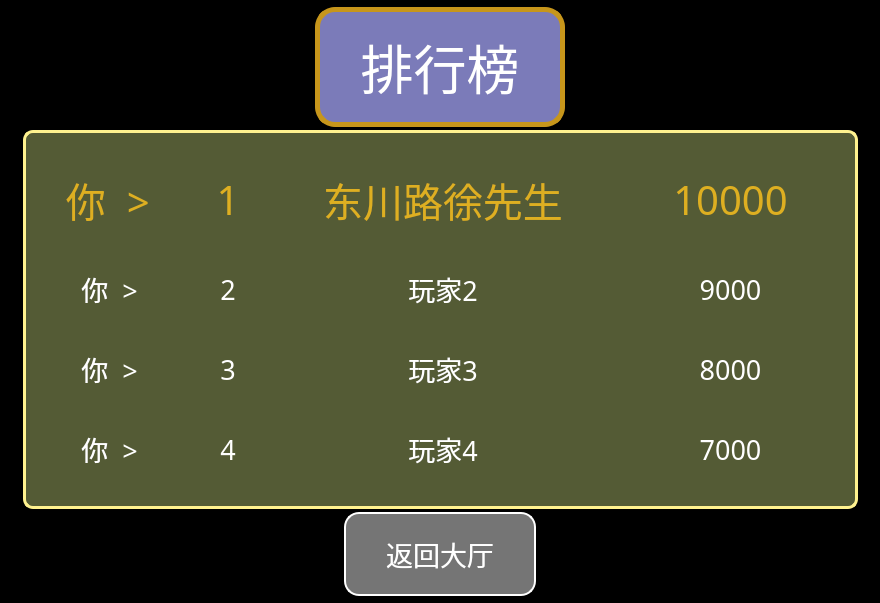
<?xml version="1.0" encoding="UTF-8"?>
<ui version="4.0">
 <class>EndWindowClass</class>
 <widget class="QWidget" name="EndWindowClass">
  <property name="geometry">
   <rect>
    <x>0</x>
    <y>0</y>
    <width>880</width>
    <height>603</height>
   </rect>
  </property>
  <property name="windowTitle">
   <string>EndWindow</string>
  </property>
  <property name="styleSheet">
   <string notr="true">background-color: rgb(0, 0, 0);</string>
  </property>
  <layout class="QVBoxLayout" name="verticalLayout_2" stretch="2,0,1,0,1,0,2">
   <property name="spacing">
    <number>0</number>
   </property>
   <property name="leftMargin">
    <number>0</number>
   </property>
   <property name="topMargin">
    <number>0</number>
   </property>
   <property name="rightMargin">
    <number>0</number>
   </property>
   <property name="bottomMargin">
    <number>0</number>
   </property>
   <item>
    <spacer name="verticalSpacer_4">
     <property name="orientation">
      <enum>Qt::Vertical</enum>
     </property>
     <property name="sizeHint" stdset="0">
      <size>
       <width>20</width>
       <height>40</height>
      </size>
     </property>
    </spacer>
   </item>
   <item>
    <layout class="QHBoxLayout" name="horizontalLayout_7" stretch="1,0,1">
     <property name="spacing">
      <number>0</number>
     </property>
     <item>
      <spacer name="horizontalSpacer_5">
       <property name="orientation">
        <enum>Qt::Horizontal</enum>
       </property>
       <property name="sizeHint" stdset="0">
        <size>
         <width>40</width>
         <height>20</height>
        </size>
       </property>
      </spacer>
     </item>
     <item>
      <widget class="QLabel" name="label_2">
       <property name="sizePolicy">
        <sizepolicy hsizetype="Fixed" vsizetype="Fixed">
         <horstretch>0</horstretch>
         <verstretch>0</verstretch>
        </sizepolicy>
       </property>
       <property name="minimumSize">
        <size>
         <width>250</width>
         <height>120</height>
        </size>
       </property>
       <property name="maximumSize">
        <size>
         <width>250</width>
         <height>120</height>
        </size>
       </property>
       <property name="font">
        <font>
         <family>Minecraft AE</family>
         <pointsize>40</pointsize>
        </font>
       </property>
       <property name="styleSheet">
        <string notr="true">color: rgb(255, 255, 255);
background-color: rgb(123, 123, 185);
border: 5px solid rgb(199, 150, 27);
border-radius: 20px;</string>
       </property>
       <property name="text">
        <string>排行榜</string>
       </property>
       <property name="alignment">
        <set>Qt::AlignCenter</set>
       </property>
      </widget>
     </item>
     <item>
      <spacer name="horizontalSpacer_6">
       <property name="orientation">
        <enum>Qt::Horizontal</enum>
       </property>
       <property name="sizeHint" stdset="0">
        <size>
         <width>40</width>
         <height>20</height>
        </size>
       </property>
      </spacer>
     </item>
    </layout>
   </item>
   <item>
    <spacer name="verticalSpacer_2">
     <property name="orientation">
      <enum>Qt::Vertical</enum>
     </property>
     <property name="sizeHint" stdset="0">
      <size>
       <width>20</width>
       <height>11</height>
      </size>
     </property>
    </spacer>
   </item>
   <item>
    <layout class="QHBoxLayout" name="horizontalLayout" stretch="1,0,1">
     <property name="spacing">
      <number>0</number>
     </property>
     <item>
      <spacer name="horizontalSpacer">
       <property name="orientation">
        <enum>Qt::Horizontal</enum>
       </property>
       <property name="sizeHint" stdset="0">
        <size>
         <width>40</width>
         <height>20</height>
        </size>
       </property>
      </spacer>
     </item>
     <item>
      <widget class="QWidget" name="rankWidget" native="true">
       <property name="styleSheet">
        <string notr="true">QWidget {
	background-color: rgb(84, 91, 53);
}
QWidget#rankWidget {
	border: 3px solid rgb(255, 242, 143);
	border-radius: 10px;
}</string>
       </property>
       <layout class="QVBoxLayout" name="verticalLayout">
        <property name="spacing">
         <number>40</number>
        </property>
        <property name="leftMargin">
         <number>40</number>
        </property>
        <property name="topMargin">
         <number>40</number>
        </property>
        <property name="rightMargin">
         <number>40</number>
        </property>
        <property name="bottomMargin">
         <number>40</number>
        </property>
        <item>
         <widget class="QWidget" name="rank1Display" native="true">
          <layout class="QHBoxLayout" name="horizontalLayout_2">
           <property name="spacing">
            <number>50</number>
           </property>
           <property name="leftMargin">
            <number>0</number>
           </property>
           <property name="topMargin">
            <number>0</number>
           </property>
           <property name="rightMargin">
            <number>0</number>
           </property>
           <property name="bottomMargin">
            <number>0</number>
           </property>
           <item>
            <widget class="QLabel" name="self1Label">
             <property name="sizePolicy">
              <sizepolicy hsizetype="Fixed" vsizetype="Preferred">
               <horstretch>0</horstretch>
               <verstretch>0</verstretch>
              </sizepolicy>
             </property>
             <property name="minimumSize">
              <size>
               <width>100</width>
               <height>0</height>
              </size>
             </property>
             <property name="maximumSize">
              <size>
               <width>100</width>
               <height>16777215</height>
              </size>
             </property>
             <property name="font">
              <font>
               <family>Minecraft AE</family>
               <pointsize>30</pointsize>
              </font>
             </property>
             <property name="styleSheet">
              <string notr="true">color: rgb(222, 175, 33);</string>
             </property>
             <property name="text">
              <string>你  &gt; </string>
             </property>
             <property name="alignment">
              <set>Qt::AlignCenter</set>
             </property>
            </widget>
           </item>
           <item>
            <widget class="QLabel" name="label_4">
             <property name="sizePolicy">
              <sizepolicy hsizetype="Fixed" vsizetype="Preferred">
               <horstretch>0</horstretch>
               <verstretch>0</verstretch>
              </sizepolicy>
             </property>
             <property name="minimumSize">
              <size>
               <width>30</width>
               <height>0</height>
              </size>
             </property>
             <property name="maximumSize">
              <size>
               <width>30</width>
               <height>16777215</height>
              </size>
             </property>
             <property name="font">
              <font>
               <family>Minecraft AE</family>
               <pointsize>30</pointsize>
              </font>
             </property>
             <property name="styleSheet">
              <string notr="true">color: rgb(222, 175, 33);</string>
             </property>
             <property name="text">
              <string>1</string>
             </property>
             <property name="alignment">
              <set>Qt::AlignCenter</set>
             </property>
            </widget>
           </item>
           <item>
            <widget class="QLabel" name="nickname1Label">
             <property name="sizePolicy">
              <sizepolicy hsizetype="Fixed" vsizetype="Preferred">
               <horstretch>0</horstretch>
               <verstretch>0</verstretch>
              </sizepolicy>
             </property>
             <property name="minimumSize">
              <size>
               <width>300</width>
               <height>0</height>
              </size>
             </property>
             <property name="maximumSize">
              <size>
               <width>300</width>
               <height>16777215</height>
              </size>
             </property>
             <property name="font">
              <font>
               <family>Minecraft AE</family>
               <pointsize>30</pointsize>
              </font>
             </property>
             <property name="styleSheet">
              <string notr="true">color: rgb(222, 175, 33);</string>
             </property>
             <property name="text">
              <string>东川路徐先生</string>
             </property>
             <property name="alignment">
              <set>Qt::AlignCenter</set>
             </property>
            </widget>
           </item>
           <item>
            <widget class="QLabel" name="score1Label">
             <property name="sizePolicy">
              <sizepolicy hsizetype="Fixed" vsizetype="Preferred">
               <horstretch>0</horstretch>
               <verstretch>0</verstretch>
              </sizepolicy>
             </property>
             <property name="minimumSize">
              <size>
               <width>175</width>
               <height>0</height>
              </size>
             </property>
             <property name="maximumSize">
              <size>
               <width>175</width>
               <height>16777215</height>
              </size>
             </property>
             <property name="font">
              <font>
               <family>Minecraft AE</family>
               <pointsize>30</pointsize>
              </font>
             </property>
             <property name="styleSheet">
              <string notr="true">color: rgb(222, 175, 33);</string>
             </property>
             <property name="text">
              <string>10000</string>
             </property>
             <property name="alignment">
              <set>Qt::AlignCenter</set>
             </property>
            </widget>
           </item>
          </layout>
         </widget>
        </item>
        <item>
         <widget class="QWidget" name="rank2Display" native="true">
          <layout class="QHBoxLayout" name="horizontalLayout_3">
           <property name="spacing">
            <number>50</number>
           </property>
           <property name="leftMargin">
            <number>0</number>
           </property>
           <property name="topMargin">
            <number>0</number>
           </property>
           <property name="rightMargin">
            <number>0</number>
           </property>
           <property name="bottomMargin">
            <number>0</number>
           </property>
           <item>
            <widget class="QLabel" name="self2Label">
             <property name="sizePolicy">
              <sizepolicy hsizetype="Fixed" vsizetype="Preferred">
               <horstretch>0</horstretch>
               <verstretch>0</verstretch>
              </sizepolicy>
             </property>
             <property name="minimumSize">
              <size>
               <width>100</width>
               <height>0</height>
              </size>
             </property>
             <property name="maximumSize">
              <size>
               <width>100</width>
               <height>16777215</height>
              </size>
             </property>
             <property name="font">
              <font>
               <family>Minecraft AE</family>
               <pointsize>20</pointsize>
              </font>
             </property>
             <property name="styleSheet">
              <string notr="true">color: rgb(255, 255, 255);</string>
             </property>
             <property name="text">
              <string>你  &gt; </string>
             </property>
             <property name="alignment">
              <set>Qt::AlignCenter</set>
             </property>
            </widget>
           </item>
           <item>
            <widget class="QLabel" name="label_5">
             <property name="sizePolicy">
              <sizepolicy hsizetype="Fixed" vsizetype="Preferred">
               <horstretch>0</horstretch>
               <verstretch>0</verstretch>
              </sizepolicy>
             </property>
             <property name="minimumSize">
              <size>
               <width>30</width>
               <height>0</height>
              </size>
             </property>
             <property name="maximumSize">
              <size>
               <width>30</width>
               <height>16777215</height>
              </size>
             </property>
             <property name="font">
              <font>
               <family>Minecraft AE</family>
               <pointsize>20</pointsize>
              </font>
             </property>
             <property name="styleSheet">
              <string notr="true">color: rgb(255, 255, 255);</string>
             </property>
             <property name="text">
              <string>2</string>
             </property>
             <property name="alignment">
              <set>Qt::AlignCenter</set>
             </property>
            </widget>
           </item>
           <item>
            <widget class="QLabel" name="nickname2Label">
             <property name="sizePolicy">
              <sizepolicy hsizetype="Fixed" vsizetype="Preferred">
               <horstretch>0</horstretch>
               <verstretch>0</verstretch>
              </sizepolicy>
             </property>
             <property name="minimumSize">
              <size>
               <width>300</width>
               <height>0</height>
              </size>
             </property>
             <property name="maximumSize">
              <size>
               <width>300</width>
               <height>16777215</height>
              </size>
             </property>
             <property name="font">
              <font>
               <family>Minecraft AE</family>
               <pointsize>20</pointsize>
              </font>
             </property>
             <property name="styleSheet">
              <string notr="true">color: rgb(255, 255, 255);</string>
             </property>
             <property name="text">
              <string>玩家2</string>
             </property>
             <property name="alignment">
              <set>Qt::AlignCenter</set>
             </property>
            </widget>
           </item>
           <item>
            <widget class="QLabel" name="score2Label">
             <property name="sizePolicy">
              <sizepolicy hsizetype="Fixed" vsizetype="Preferred">
               <horstretch>0</horstretch>
               <verstretch>0</verstretch>
              </sizepolicy>
             </property>
             <property name="minimumSize">
              <size>
               <width>175</width>
               <height>0</height>
              </size>
             </property>
             <property name="maximumSize">
              <size>
               <width>175</width>
               <height>16777215</height>
              </size>
             </property>
             <property name="font">
              <font>
               <family>Minecraft AE</family>
               <pointsize>20</pointsize>
              </font>
             </property>
             <property name="styleSheet">
              <string notr="true">color: rgb(255, 255, 255);</string>
             </property>
             <property name="text">
              <string>9000</string>
             </property>
             <property name="alignment">
              <set>Qt::AlignCenter</set>
             </property>
            </widget>
           </item>
          </layout>
         </widget>
        </item>
        <item>
         <widget class="QWidget" name="rank3Display" native="true">
          <layout class="QHBoxLayout" name="horizontalLayout_4">
           <property name="spacing">
            <number>50</number>
           </property>
           <property name="leftMargin">
            <number>0</number>
           </property>
           <property name="topMargin">
            <number>0</number>
           </property>
           <property name="rightMargin">
            <number>0</number>
           </property>
           <property name="bottomMargin">
            <number>0</number>
           </property>
           <item>
            <widget class="QLabel" name="self3Label">
             <property name="sizePolicy">
              <sizepolicy hsizetype="Fixed" vsizetype="Preferred">
               <horstretch>0</horstretch>
               <verstretch>0</verstretch>
              </sizepolicy>
             </property>
             <property name="minimumSize">
              <size>
               <width>100</width>
               <height>0</height>
              </size>
             </property>
             <property name="maximumSize">
              <size>
               <width>100</width>
               <height>16777215</height>
              </size>
             </property>
             <property name="font">
              <font>
               <family>Minecraft AE</family>
               <pointsize>20</pointsize>
              </font>
             </property>
             <property name="styleSheet">
              <string notr="true">color: rgb(255, 255, 255);</string>
             </property>
             <property name="text">
              <string>你  &gt; </string>
             </property>
             <property name="alignment">
              <set>Qt::AlignCenter</set>
             </property>
            </widget>
           </item>
           <item>
            <widget class="QLabel" name="label_12">
             <property name="sizePolicy">
              <sizepolicy hsizetype="Fixed" vsizetype="Preferred">
               <horstretch>0</horstretch>
               <verstretch>0</verstretch>
              </sizepolicy>
             </property>
             <property name="minimumSize">
              <size>
               <width>30</width>
               <height>0</height>
              </size>
             </property>
             <property name="maximumSize">
              <size>
               <width>30</width>
               <height>16777215</height>
              </size>
             </property>
             <property name="font">
              <font>
               <family>Minecraft AE</family>
               <pointsize>20</pointsize>
              </font>
             </property>
             <property name="styleSheet">
              <string notr="true">color: rgb(255, 255, 255);</string>
             </property>
             <property name="text">
              <string>3</string>
             </property>
             <property name="alignment">
              <set>Qt::AlignCenter</set>
             </property>
            </widget>
           </item>
           <item>
            <widget class="QLabel" name="nickname3Label">
             <property name="sizePolicy">
              <sizepolicy hsizetype="Fixed" vsizetype="Preferred">
               <horstretch>0</horstretch>
               <verstretch>0</verstretch>
              </sizepolicy>
             </property>
             <property name="minimumSize">
              <size>
               <width>300</width>
               <height>0</height>
              </size>
             </property>
             <property name="maximumSize">
              <size>
               <width>300</width>
               <height>16777215</height>
              </size>
             </property>
             <property name="font">
              <font>
               <family>Minecraft AE</family>
               <pointsize>20</pointsize>
              </font>
             </property>
             <property name="styleSheet">
              <string notr="true">color: rgb(255, 255, 255);</string>
             </property>
             <property name="text">
              <string>玩家3</string>
             </property>
             <property name="alignment">
              <set>Qt::AlignCenter</set>
             </property>
            </widget>
           </item>
           <item>
            <widget class="QLabel" name="score3Label">
             <property name="sizePolicy">
              <sizepolicy hsizetype="Fixed" vsizetype="Preferred">
               <horstretch>0</horstretch>
               <verstretch>0</verstretch>
              </sizepolicy>
             </property>
             <property name="minimumSize">
              <size>
               <width>175</width>
               <height>0</height>
              </size>
             </property>
             <property name="maximumSize">
              <size>
               <width>175</width>
               <height>16777215</height>
              </size>
             </property>
             <property name="font">
              <font>
               <family>Minecraft AE</family>
               <pointsize>20</pointsize>
              </font>
             </property>
             <property name="styleSheet">
              <string notr="true">color: rgb(255, 255, 255);</string>
             </property>
             <property name="text">
              <string>8000</string>
             </property>
             <property name="alignment">
              <set>Qt::AlignCenter</set>
             </property>
            </widget>
           </item>
          </layout>
         </widget>
        </item>
        <item>
         <widget class="QWidget" name="rank4Display" native="true">
          <layout class="QHBoxLayout" name="horizontalLayout_5">
           <property name="spacing">
            <number>50</number>
           </property>
           <property name="leftMargin">
            <number>0</number>
           </property>
           <property name="topMargin">
            <number>0</number>
           </property>
           <property name="rightMargin">
            <number>0</number>
           </property>
           <property name="bottomMargin">
            <number>0</number>
           </property>
           <item>
            <widget class="QLabel" name="self4Label">
             <property name="sizePolicy">
              <sizepolicy hsizetype="Fixed" vsizetype="Preferred">
               <horstretch>0</horstretch>
               <verstretch>0</verstretch>
              </sizepolicy>
             </property>
             <property name="minimumSize">
              <size>
               <width>100</width>
               <height>0</height>
              </size>
             </property>
             <property name="maximumSize">
              <size>
               <width>100</width>
               <height>16777215</height>
              </size>
             </property>
             <property name="font">
              <font>
               <family>Minecraft AE</family>
               <pointsize>20</pointsize>
              </font>
             </property>
             <property name="styleSheet">
              <string notr="true">color: rgb(255, 255, 255);</string>
             </property>
             <property name="text">
              <string>你  &gt; </string>
             </property>
             <property name="alignment">
              <set>Qt::AlignCenter</set>
             </property>
            </widget>
           </item>
           <item>
            <widget class="QLabel" name="label_15">
             <property name="sizePolicy">
              <sizepolicy hsizetype="Fixed" vsizetype="Preferred">
               <horstretch>0</horstretch>
               <verstretch>0</verstretch>
              </sizepolicy>
             </property>
             <property name="minimumSize">
              <size>
               <width>30</width>
               <height>0</height>
              </size>
             </property>
             <property name="maximumSize">
              <size>
               <width>30</width>
               <height>16777215</height>
              </size>
             </property>
             <property name="font">
              <font>
               <family>Minecraft AE</family>
               <pointsize>20</pointsize>
              </font>
             </property>
             <property name="styleSheet">
              <string notr="true">color: rgb(255, 255, 255);</string>
             </property>
             <property name="text">
              <string>4</string>
             </property>
             <property name="alignment">
              <set>Qt::AlignCenter</set>
             </property>
            </widget>
           </item>
           <item>
            <widget class="QLabel" name="nickname4Label">
             <property name="sizePolicy">
              <sizepolicy hsizetype="Fixed" vsizetype="Preferred">
               <horstretch>0</horstretch>
               <verstretch>0</verstretch>
              </sizepolicy>
             </property>
             <property name="minimumSize">
              <size>
               <width>300</width>
               <height>0</height>
              </size>
             </property>
             <property name="maximumSize">
              <size>
               <width>300</width>
               <height>16777215</height>
              </size>
             </property>
             <property name="font">
              <font>
               <family>Minecraft AE</family>
               <pointsize>20</pointsize>
              </font>
             </property>
             <property name="styleSheet">
              <string notr="true">color: rgb(255, 255, 255);</string>
             </property>
             <property name="text">
              <string>玩家4</string>
             </property>
             <property name="alignment">
              <set>Qt::AlignCenter</set>
             </property>
            </widget>
           </item>
           <item>
            <widget class="QLabel" name="score4Label">
             <property name="sizePolicy">
              <sizepolicy hsizetype="Fixed" vsizetype="Preferred">
               <horstretch>0</horstretch>
               <verstretch>0</verstretch>
              </sizepolicy>
             </property>
             <property name="minimumSize">
              <size>
               <width>175</width>
               <height>0</height>
              </size>
             </property>
             <property name="maximumSize">
              <size>
               <width>175</width>
               <height>16777215</height>
              </size>
             </property>
             <property name="font">
              <font>
               <family>Minecraft AE</family>
               <pointsize>20</pointsize>
              </font>
             </property>
             <property name="styleSheet">
              <string notr="true">color: rgb(255, 255, 255);</string>
             </property>
             <property name="text">
              <string>7000</string>
             </property>
             <property name="alignment">
              <set>Qt::AlignCenter</set>
             </property>
            </widget>
           </item>
          </layout>
         </widget>
        </item>
       </layout>
      </widget>
     </item>
     <item>
      <spacer name="horizontalSpacer_2">
       <property name="orientation">
        <enum>Qt::Horizontal</enum>
       </property>
       <property name="sizeHint" stdset="0">
        <size>
         <width>40</width>
         <height>20</height>
        </size>
       </property>
      </spacer>
     </item>
    </layout>
   </item>
   <item>
    <spacer name="verticalSpacer">
     <property name="orientation">
      <enum>Qt::Vertical</enum>
     </property>
     <property name="sizeHint" stdset="0">
      <size>
       <width>20</width>
       <height>12</height>
      </size>
     </property>
    </spacer>
   </item>
   <item>
    <layout class="QHBoxLayout" name="horizontalLayout_6" stretch="1,0,1">
     <property name="spacing">
      <number>0</number>
     </property>
     <item>
      <spacer name="horizontalSpacer_3">
       <property name="orientation">
        <enum>Qt::Horizontal</enum>
       </property>
       <property name="sizeHint" stdset="0">
        <size>
         <width>40</width>
         <height>20</height>
        </size>
       </property>
      </spacer>
     </item>
     <item>
      <widget class="QPushButton" name="backButton">
       <property name="font">
        <font>
         <family>Minecraft AE</family>
         <pointsize>20</pointsize>
        </font>
       </property>
       <property name="styleSheet">
        <string notr="true">QPushButton {
	color: rgb(255, 255, 255);
	background-color: rgb(117, 117, 117);
	border: 2px solid rgb(255, 255, 255);
	border-radius: 15px;
	padding: 20px 40px 20px 40px;
}
QPushButton:hover {
	background-color: rgb(163, 163, 163);
}
QPushButton:pressed {
	background-color: rgb(58, 58, 58);
}</string>
       </property>
       <property name="text">
        <string>返回大厅</string>
       </property>
      </widget>
     </item>
     <item>
      <spacer name="horizontalSpacer_4">
       <property name="orientation">
        <enum>Qt::Horizontal</enum>
       </property>
       <property name="sizeHint" stdset="0">
        <size>
         <width>40</width>
         <height>20</height>
        </size>
       </property>
      </spacer>
     </item>
    </layout>
   </item>
   <item>
    <spacer name="verticalSpacer_3">
     <property name="orientation">
      <enum>Qt::Vertical</enum>
     </property>
     <property name="sizeHint" stdset="0">
      <size>
       <width>20</width>
       <height>25</height>
      </size>
     </property>
    </spacer>
   </item>
  </layout>
 </widget>
 <layoutdefault spacing="6" margin="11"/>
 <resources/>
 <connections/>
</ui>
